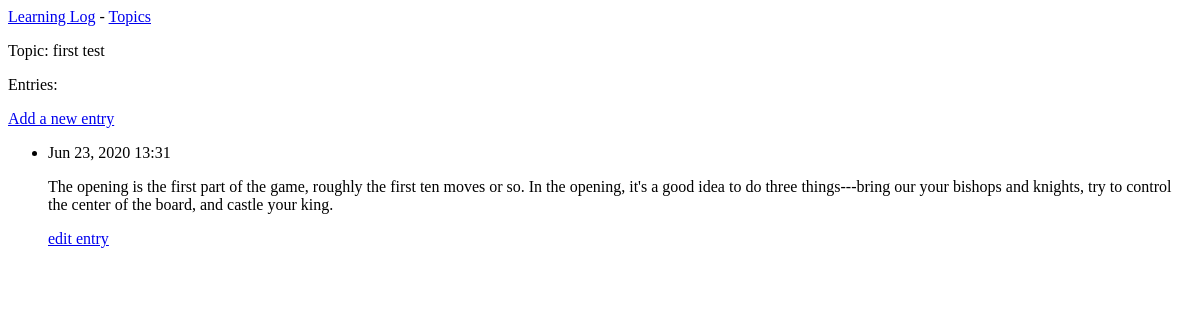
The app's page /topics/1/, older data.
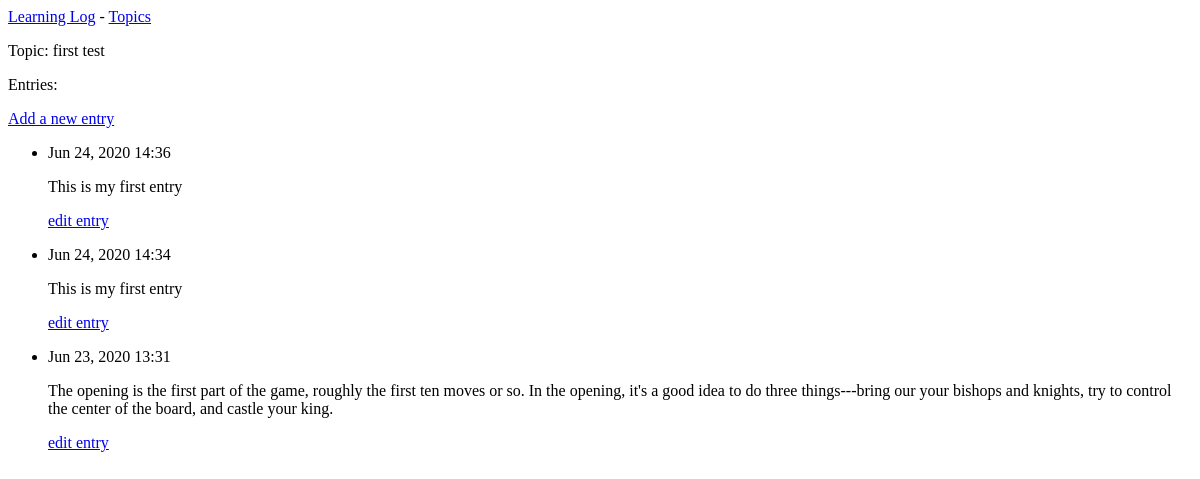
The same page, newer data.
### learning_logs/models.py (models this page shows, shortened)
class Topic(models.Model):
	text = models.CharField(max_length=200)
	date_added = models.DateTimeField(auto_now_add=True)
	def __str__(self):
		return self.text

class Entry(models.Model):
	topic = models.ForeignKey(Topic, on_delete=models.CASCADE)
	text = models.TextField()
	date_added = models.DateTimeField(auto_now_add=True)
	class Meta:
		verbose_name_plural = 'entries'

### learning_logs/views.py (the view)
# urls.py: url(r'^topics/(?P<topic_id>\d+)/$', views.topic, name='topic'),
def topic(request, topic_id):
	topic = Topic.objects.get(id=topic_id)
	entries = topic.entry_set.order_by('-date_added')
	context = {'topic': topic, 'entries': entries}
	return render(request, 'learning_logs/topic.html', context)

### learning_logs/templates/learning_logs/topic.html
{% extends "learning_logs/base.html" %}
{% block content %}
<p>Topic: {{topic}}</p>
<p>Entries:</p>
<p>
    <a href="{% url 'learning_logs:new_entry' topic.id %}">Add a new entry</a>
</p>
<ul>
{% for entry in entries %}
  <li>
  	<p>{{entry.date_added|date:'M d, Y H:i'}}</p>
  	<p>{{entry.text|linebreaks}}</p>
  	<p>
  		<a href="{% url 'learning_logs:edit_entry' entry.id %}">edit entry</a>
  	</p>
  </li>
 {% empty %}
  <li>
  	There are no entries for this topic yet.
  </li>
 {% endfor %}
</ul>
{% endblock content %}

### learning_logs/templates/learning_logs/base.html
<p>
   <a href="{% url 'learning_logs:index' %}">Learning Log</a> -
   <a href="{% url 'learning_logs:topics' %}">Topics</a>
</p>
{% block content %}{% endblock content %}

Row changes from the older to the newer data that the page shows:
added Entry: date_added "Jun 24, 2020 14:36", text "This is my first entry"
added Entry: date_added "Jun 24, 2020 14:34", text "This is my first entry"
